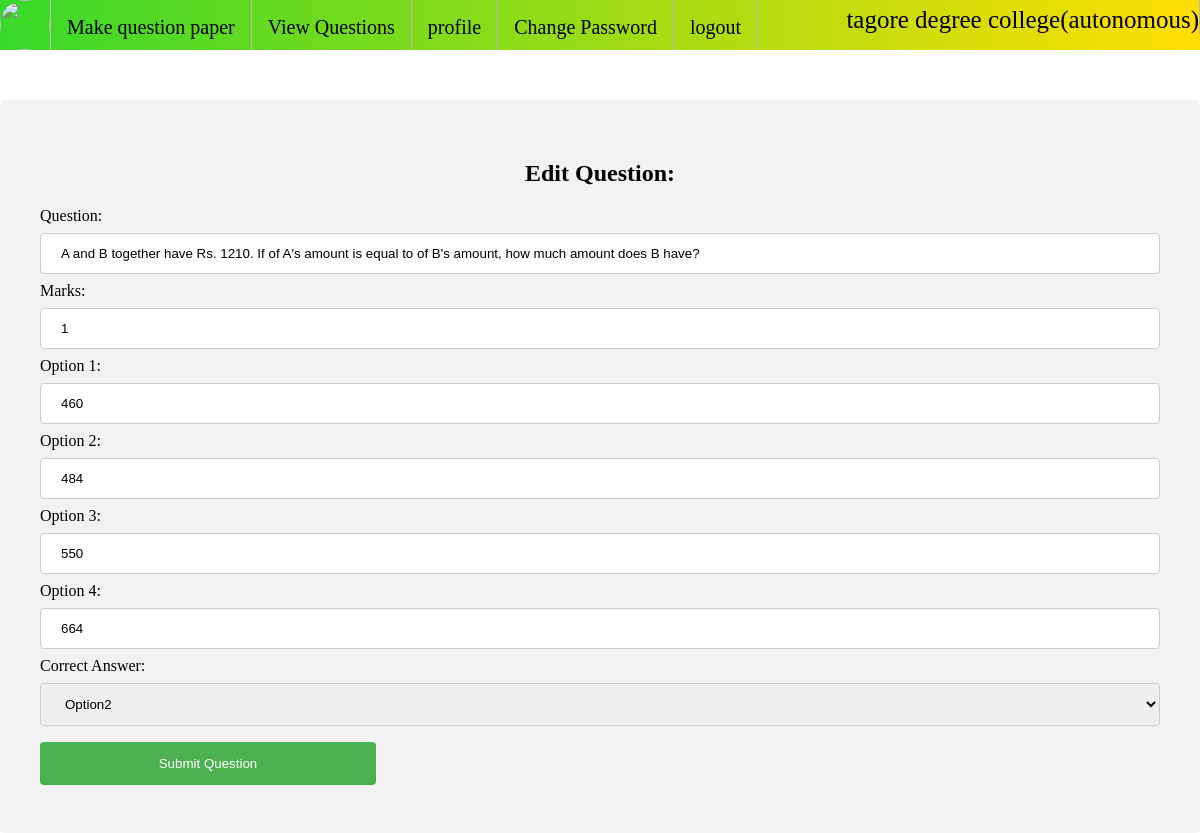
The app's page /faculty/questionedit/25/ (signed in) with its own data.
### exam/models.py (models this page shows)
class Question(models.Model):
    course=models.ForeignKey(Course,on_delete=models.CASCADE)
    question=models.CharField(max_length=1000)
    option1=models.CharField(max_length=100)
    option2=models.CharField(max_length=100)
    option3=models.CharField(max_length=100)
    option4=models.CharField(max_length=100)
    answer=models.CharField(max_length=100,choices=answer_choices)
    marks=models.PositiveIntegerField()

### faculty/views.py (the view)
# urls.py: path('questionedit/<int:id>/',views.faculty_edit_question,name='faculty-question-edit'),
@login_required(login_url='faculty-sign-in')
def faculty_edit_question(request,id):
    question=Question.objects.get(id=id)
    if request.method=='POST':
        question_form=QuestionForm(request.POST,instance=question)
        if question_form.is_valid():
            question_form.save()
            return HttpResponseRedirect('/faculty/viewquestions/')
    else:
        question_form=QuestionForm(instance=question)
    return render(request,'faculty/editquestion.html',{'questionform':question_form})

### exam/forms.py
class QuestionForm(forms.ModelForm):
    class Meta:
        model=Question
        fields=['question','option1','option2','option3','option4','marks','answer']

### templates/faculty/editquestion.html (shortened to what this page needs)
<!DOCTYPE html>
<html lang="en">
<head>
</head>
<body>
  {% include 'faculty/base.html' with faculty=request.user.faculty%}
    <div class="container">
        <div class="row">
            <form method='POST'>
                <h2 style="text-align:center">Edit Question:</h2>
            <label for="question">Question:</label>
            {{questionform.question}}
            <label for="Marks">Marks:</label>
            {{questionform.marks}}
            <label for="Option 1">Option 1:</label>
            {{questionform.option1}}
            <label for="Option 2">Option 2:</label>
            {{questionform.option2}}
            <label for="Option 3">Option 3:</label>
            {{questionform.option3}}
            <label for="Option 4">Option 4:</label>
            {{questionform.option4}}
            <label for="correct answer">Correct Answer:</label>
            {{questionform.answer}}
            <input type="submit" value="Submit Question">
              </form>
</body>
</html>

### templates/faculty/editquestion.html (style rules this page uses)
body { margin:0px }
.container { height:100%; margin-top: 50px; }
.row { padding:20px }
input[type=text], select { width: 100%; padding: 12px 20px; margin: 8px 0; display: inline-block; border: 1px solid #ccc; border-radius: 4px; box-sizing: border-box; }
input[type=number], select { width: 100%; padding: 12px 20px; margin: 8px 0; display: inline-block; border: 1px solid #ccc; border-radius: 4px; box-sizing: border-box; }
input[type=submit] { width: 30%; background-color: #4CAF50; color: white; padding: 14px 20px; margin: 8px 0; border: none; border-radius: 4px; cursor: pointer; }
div { border-radius: 5px; background-color: #f2f2f2; padding: 20px; }

### templates/faculty/base.html (style rules this page uses)
body { margin:0px }

### records on screen
Question: question "A and B together have Rs. 1210. If of A's amount is equal to of B's amount, how much amount does B have?", marks "1", option1 "460", option2 "484", option3 "550", option4 "664", answer "Option2"
